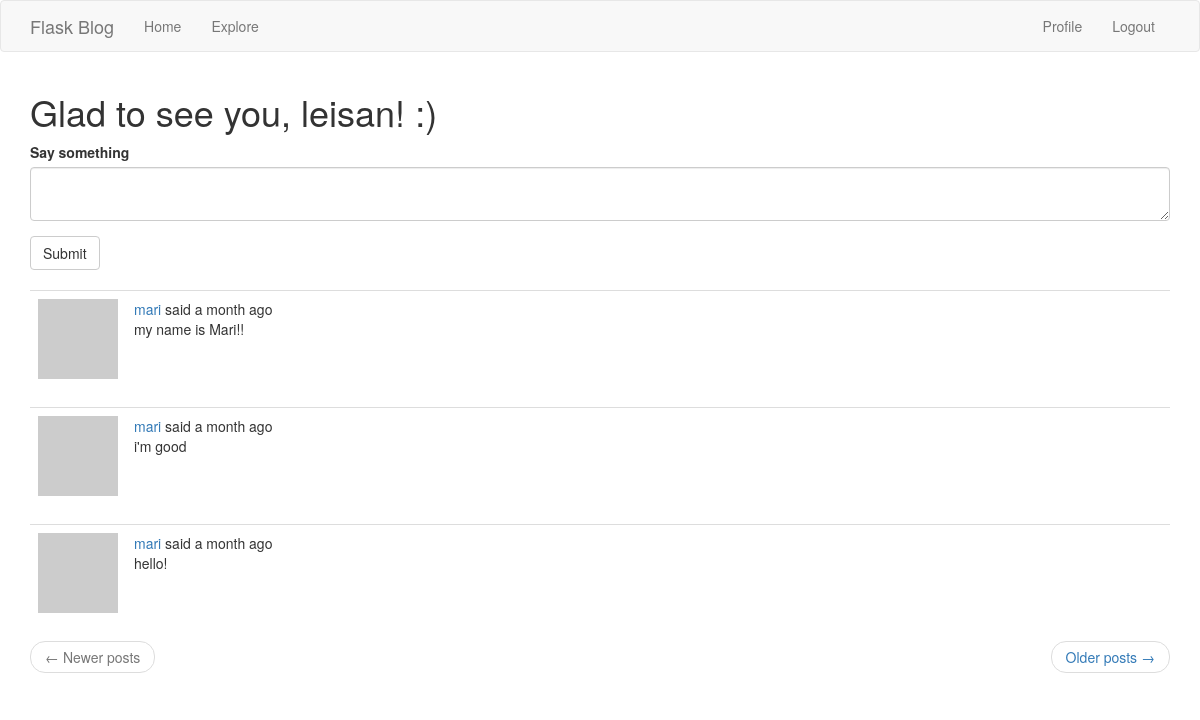
The page /home (signed in) on the database as committed earlier.
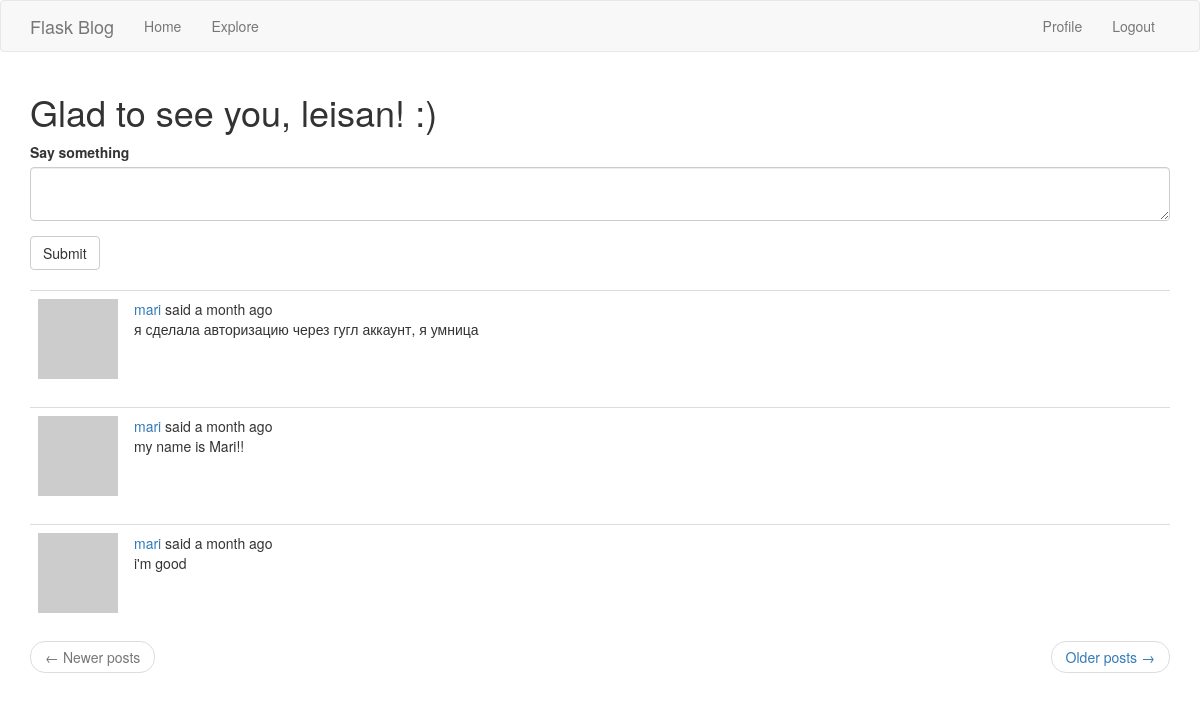
The same page on the database as committed later.
### app/models.py (models this page shows, shortened)
class Post(db.Model):
    id = db.Column(db.Integer, primary_key=True)
    body = db.Column(db.String(140))
    timestamp = db.Column(db.DateTime, index=True, default=datetime.utcnow)
    user_id = db.Column(db.Integer, db.ForeignKey('user.id'), nullable=False)
    language = db.Column(db.String(5))

### app/main/routes.py (the view, shortened to what this page needs)
@bp.route('/', methods=['GET', 'POST'])
@bp.route('/home', methods=['GET', 'POST'])
@login_required
def home():
    form = PostForm()
    page = request.args.get('page', 1, type=int)
    posts = current_user.followed_posts().paginate(
        page, current_app.config['POSTS_PER_PAGE'], False)
    next_url = url_for('main.home', page=posts.next_num) if posts.has_next else None
    prev_url = url_for('main.home', page=posts.prev_num) if posts.has_prev else None
    return render_template("home.html", title=_('Home Page'), form=form,
                           posts=posts.items, next_url=next_url,
                           prev_url=prev_url)

### app/main/forms.py
class PostForm(FlaskForm):
    post = TextAreaField(_l('Say something'), validators=[
        DataRequired(), Length(min=1, max=140)])
    submit = SubmitField(_l('Submit'))

### app/main/routes.py (called while the page is built)
@bp.before_request
def before_request():
    if current_user.is_authenticated:
        current_user.last_seen = datetime.utcnow()
        db.session.commit()
    g.locale = str(get_locale())

### app/models.py (called while the page is built)
@login_manager.user_loader
def load_user(user_id):
    return User.query.get(int(user_id))

    def avatar(self, size):
        digest = md5(self.email.lower().encode('utf-8')).hexdigest()
        return 'https://www.gravatar.com/avatar/{}?d=identicon&s={}'.format(
            digest, size)

    def followed_posts(self):
        followed = Post.query.join(
            followers, (followers.c.followed_id == Post.user_id)
        ).filter(
            followers.c.follower_id == self.id)
        own = Post.query.filter_by(user_id=self.id)
        return followed.union(own).order_by(Post.timestamp.desc())

### app/templates/home.html
{% extends "base.html" %}
{% import 'bootstrap/wtf.html' as wtf %}
{% block app_content %}
    <h1>{{_("Glad to see you, %(username)s!", username=current_user.username) }} :)</h1>
    {% if form %}
    {{ wtf.quick_form(form) }}
    <br>
    {% endif %}
    {% for post in posts %}
        {% include '_post.html' %}
    {% endfor %}
    <nav aria-label="...">
        <ul class="pager">
            <li class="previous{% if not prev_url %} disabled{% endif %}">
                <a href="{{ prev_url or '#' }}">
                    <span aria-hidden="true">&larr;</span> {{_('Newer posts')}}
                </a>
            </li>
            <li class="next{% if not next_url %} disabled{% endif %}">
                <a href="{{ next_url or '#' }}">
                    {{_('Older posts')}} <span aria-hidden="true">&rarr;</span>
                </a>
            </li>
        </ul>
    </nav>
{% endblock %}

### app/templates/_post.html (shortened to what this page needs)
<table class="table table-hover">
    <tr>
        <td width="70px">
            <a href="{{ url_for('main.user', username=post.author.username) }}">
                <img src="{{ post.author.avatar(70) }}" />
            </a>
        </td>
        <td>
            {{ _('%(username)s said %(when)s',
                username=user_link, when=moment(post.timestamp).fromNow()) }}
            <br>
            <span id="post{{ post.id }}">{{ post.body }}</span>
        </td>
    </tr>
</table>

Rows that differ between the two databases and show on the page:
no longer on this page (row unchanged): Post: body "hello!"
added Post: body "я сделала авторизацию через гугл аккаунт, я умница"
